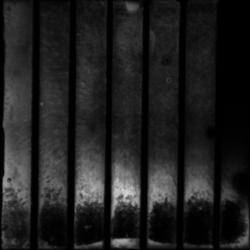
#> input picture 251031_EL_M8_6000ms_12mA_PM043609_279_1e749cae.tif, 250 x 250 px
$ python -i dead_vs_active.py   (imports and definitions only)
#> lines starting #> are read from the running program, lines starting #| are printed output that depends on the picture; after the words box and inside, x2 and y2 are one past the last pixel; in counts of white or black regions, pixels touching at a corner belong together
import cv2
import numpy as np
import matplotlib.pyplot as plt
import os
import glob
import re
import math


# --- 1. UTILITIES (STRICTLY FROM YOUR CODE) ---
def natur(key):
    return [int(text) if text.isdigit() else text.lower()
            for text in re.split(r'(\d+)', key)]


def get_module_coordinates(ref_image_path):
    """
    ROBUST CALIBRATION: Uses 'Master Box' logic from YOUR working code.
    """
    img = cv2.imread(ref_image_path, -1)
#> img is the input picture: shape (250, 250) uint16; min 0, max 54635, mean 8168.1
    if img is None: raise FileNotFoundError(f"Could not load {ref_image_path}")

    if img.dtype == np.uint16:
        img = cv2.normalize(img, None, 0, 255, cv2.NORM_MINMAX).astype('uint8')
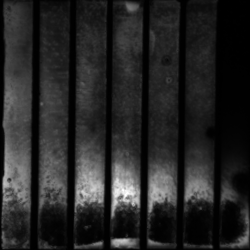
#> img: shape (250, 250); min 0, max 255, mean 38.1
    elif len(img.shape) == 3:
        img = cv2.cvtColor(img, cv2.COLOR_BGR2GRAY)

    _, thresh = cv2.threshold(img, 15, 255, cv2.THRESH_BINARY)
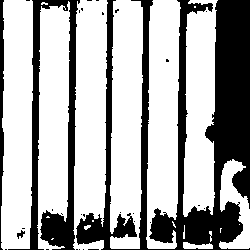
#> thresh: shape (250, 250); 67.1% white; 30 black regions (26 under 20 px)
    contours, _ = cv2.findContours(thresh, cv2.RETR_EXTERNAL, cv2.CHAIN_APPROX_SIMPLE)
#> contours = 20 contours, 12 with area under 20; largest, box (x1, y1, x2, y2) and area: (1, 0, 33, 250) 7004, (110, 0, 143, 249) 6756, (73, 0, 108, 250) 6669, (146, 0, 181, 249) 6488, (37, 1, 70, 250) 6058, (183, 0, 218, 217) 5546, (219, 159, 250, 249) 1250, (183, 242, 213, 249) 117

    if not contours:
        raise ValueError("Could not detect module! Reference image is too dark.")

    min_x, min_y = float('inf'), float('inf')
    max_x, max_y = 0, 0
    found_valid = False

    for c in contours:
        if cv2.contourArea(c) > 100:
            x, y, w, h = cv2.boundingRect(c)
            min_x = min(min_x, x)
            min_y = min(min_y, y)
            max_x = max(max_x, x + w)
            max_y = max(max_y, y + h)
            found_valid = True
#> this loop made 20 passes
#> (x, y, w, h, min_x, min_y, max_x, max_y) on passes 1, 12, 15, 16, 17, 18, 19, 20: (183, 242, 30, 7, 183, 242, 213, 249), (219, 159, 31, 90, 183, 159, 250, 249), (37, 1, 33, 249, 37, 1, 250, 250), (183, 0, 35, 217, 37, 0, 250, 250), (146, 0, 35, 249, 37, 0, 250, 250), (110, 0, 33, 249, 37, 0, 250, 250), (73, 0, 35, 250, 37, 0, 250, 250), (1, 0, 32, 250, 1, 0, 250, 250)
#> c on passes 2, 4, 7, 9, 10, 11: [[52, 238], [51, 239], [52, 239], [53, 238]], [[220, 228], [220, 232], [220, 229], [221, 228]], [[239, 224]], [[92, 220], [92, 221], [93, 221], [93, 220]], [[130, 219]], [[47, 216], [46, 217], [49, 217], [48, 216]]

    if not found_valid:
        c = max(contours, key=cv2.contourArea)
        x, y, w, h = cv2.boundingRect(c)
        return (x, y, w, h)

    return (min_x, min_y, max_x - min_x, max_y - min_y)


# [203 lines left out: functions extract_grid_data, plot_region_analysis, analyze_hysteresis_split_regions, not called in this run]


# --- 4. EXECUTION ---
root_dir = r"C:\Users\ahmed\OneDrive\Desktop\tiff_imgs\EL_Increment"
files = sorted(glob.glob(os.path.join(root_dir, "*.tif")), key=natur)

# Assuming 9 files forward, 9 files reverse
fwd_files = files[0:9]
rev_files = files[8::]
current_steps = [5, 10, 15, 20, 25, 30, 35, 40, 45]

# [5 lines not run here, left out]

>>> result = get_module_coordinates('251031_EL_M8_6000ms_12mA_PM043609_279_1e749cae.tif')
#> result = (1, 0, 249, 250)
